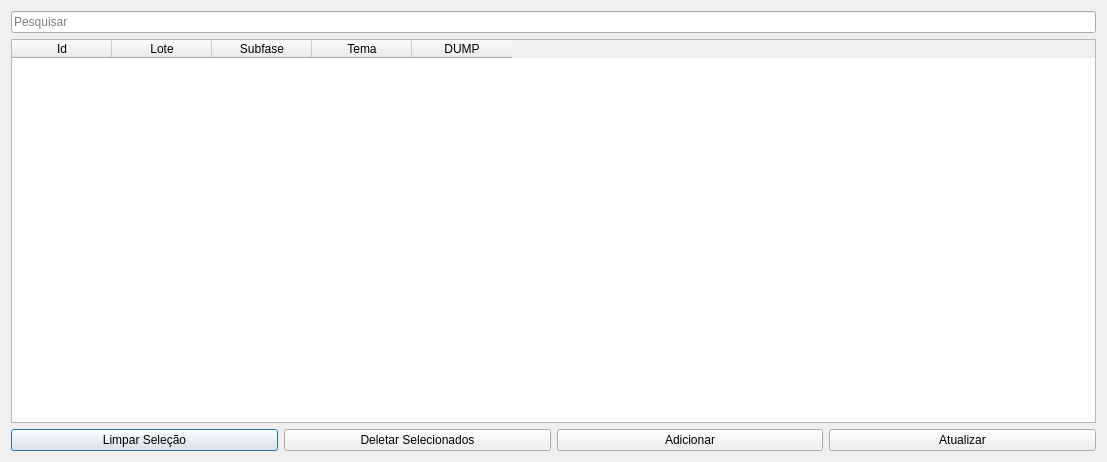
<?xml version="1.0" encoding="UTF-8"?>
<ui version="4.0">
 <class>Dialog</class>
 <widget class="QDialog" name="Dialog">
  <property name="geometry">
   <rect>
    <x>0</x>
    <y>0</y>
    <width>1107</width>
    <height>462</height>
   </rect>
  </property>
  <property name="windowTitle">
   <string>Configurar Perfis de Menu</string>
  </property>
  <layout class="QGridLayout" name="gridLayout">
   <item row="1" column="0">
    <widget class="QTableWidget" name="tableWidget">
     <attribute name="verticalHeaderCascadingSectionResizes">
      <bool>false</bool>
     </attribute>
     <column>
      <property name="text">
       <string>Id</string>
      </property>
     </column>
     <column>
      <property name="text">
       <string>Lote</string>
      </property>
     </column>
     <column>
      <property name="text">
       <string>Subfase</string>
      </property>
     </column>
     <column>
      <property name="text">
       <string>Tema</string>
      </property>
     </column>
     <column>
      <property name="text">
       <string>DUMP</string>
      </property>
     </column>
    </widget>
   </item>
   <item row="2" column="0">
    <layout class="QHBoxLayout" name="horizontalLayout">
     <item>
      <widget class="QPushButton" name="clearSelectionBtn">
       <property name="text">
        <string>Limpar Seleção</string>
       </property>
      </widget>
     </item>
     <item>
      <widget class="QPushButton" name="delBtn">
       <property name="text">
        <string>Deletar Selecionados</string>
       </property>
      </widget>
     </item>
     <item>
      <widget class="QPushButton" name="addBtn">
       <property name="text">
        <string>Adicionar</string>
       </property>
      </widget>
     </item>
     <item>
      <widget class="QPushButton" name="saveBtn">
       <property name="text">
        <string>Atualizar</string>
       </property>
      </widget>
     </item>
    </layout>
   </item>
   <item row="0" column="0">
    <widget class="QLineEdit" name="searchLe">
     <property name="placeholderText">
      <string>Pesquisar</string>
     </property>
    </widget>
   </item>
  </layout>
 </widget>
 <resources/>
 <connections/>
</ui>
